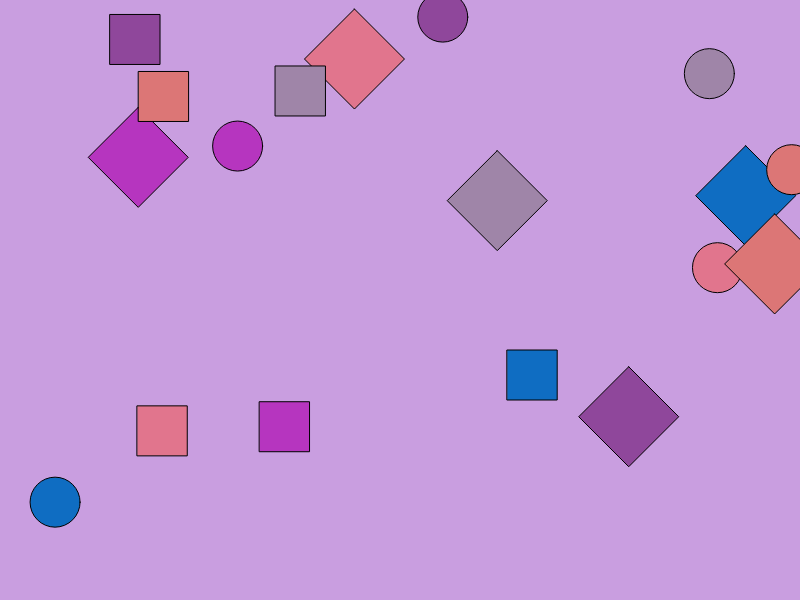
Frame 1 (no input)
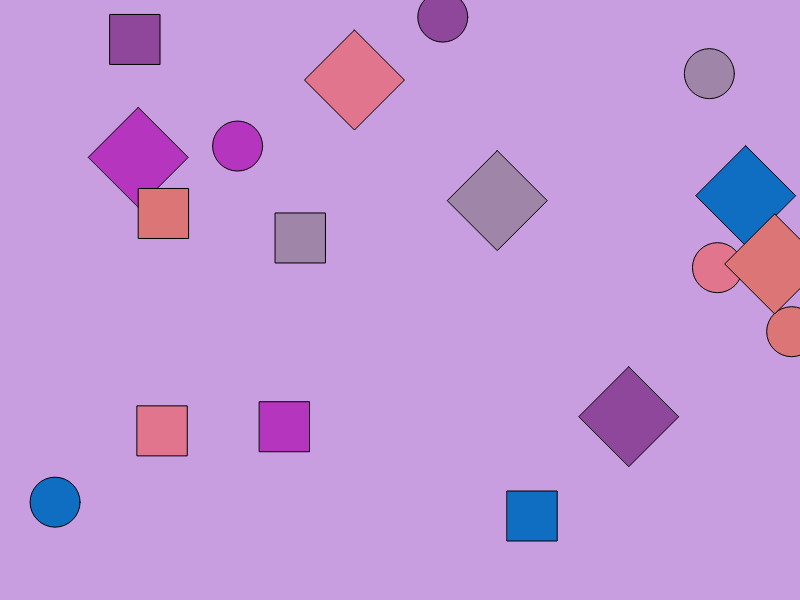
Frame 60 (no input)
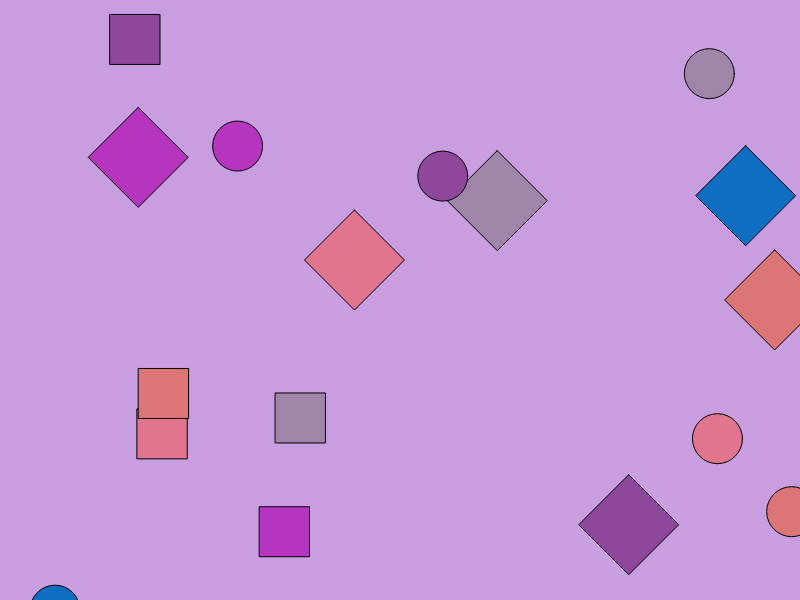
Frame 120 (the mouse pressed at the canvas centre since frame 60)

The p5.js sketch that drew these frames (run headless with seeded random() and noise() and a simulated clock; from frame 60 on, the mouse is pressed at the canvas centre):

// p5.js sketch
// ── sketch.js
// lege arrays
let kleuren = [];

let tellersRect = [];
let tellersCircle = [];
let tellersRuit = [];

let positionRect = [];
let positionCircle = [];
let positionRuit = [];

function setup() {
  createCanvas(800, 600);

  for (let i = 0; i < 6; i++) {
    kleuren.push([random(255), random(255), random(255)]);

    // postities van vormen
    positionRect.push([random(0, 750), random(0, 500), 50, 50]);
    positionCircle.push([random(0, 800), random(0, 600), 50]);
    positionRuit.push([random(0, 800), random(0, 600), 50]);

    // tellers van vormen
    tellersRect.push(random(0, 180));
    tellersCircle.push(random(0, 180));
    tellersRuit.push(random(0, 180));
  }
}


function draw() {
  background(201, 158, 224);

  for (let i = 0; i < 6; i++) {
    fill(kleuren[i]);

    // rect teller
    tellersRect[i]--;

    if (tellersRect[i] <= 0) {
      positionRect[i][1] += 3;
    }

    // cirkel teller
    tellersCircle[i]--;

    if (tellersCircle[i] <= 0) {
      positionCircle[i][1] += 3;
    }

    // Ruit teller
    tellersRuit[i]--;

    if (tellersRuit[i] <= 0) {
      positionRuit[i][1] += 3;
    }

    // Vormen tekenen
    rect(...positionRect[i]); // 
    circle(...positionCircle[i]);

    // ruit vorm
    let x = positionRuit[i][0];
    let y = positionRuit[i][1];
    let grootte = positionRuit[i][2];

    beginShape();
    vertex(x, y - grootte);
    vertex(x + grootte, y);
    vertex(x, y + grootte);
    vertex(x - grootte, y);
    endShape(CLOSE);


    // rect onder scherm
    if (positionRect[i][1] > height) {
      positionRect[i][0] = random(0, 750);
      positionRect[i][1] = random(-100, 0);

      tellersRect[i] = random(60, 180);
    }

    // cirkel onder scherm
    if (positionCircle[i][1] > 850) {
      positionCircle[i][0] = random(0, 750);
      positionCircle[i][1] = random(-100, 0);

      tellersCircle[i] = random(60, 180);
    }

    // ruit onder scherm
    if (positionRuit[i][1] > 850) {
      positionRuit[i][0] = random(0, 750);
      positionRuit[i][1] = random(-100, 0);

      tellersRuit[i] = random(60, 120);
    }
  }
}

function keyPressed() {
  if (keyCode = 8) {
    fill(kleuren[i]);
  }
}
